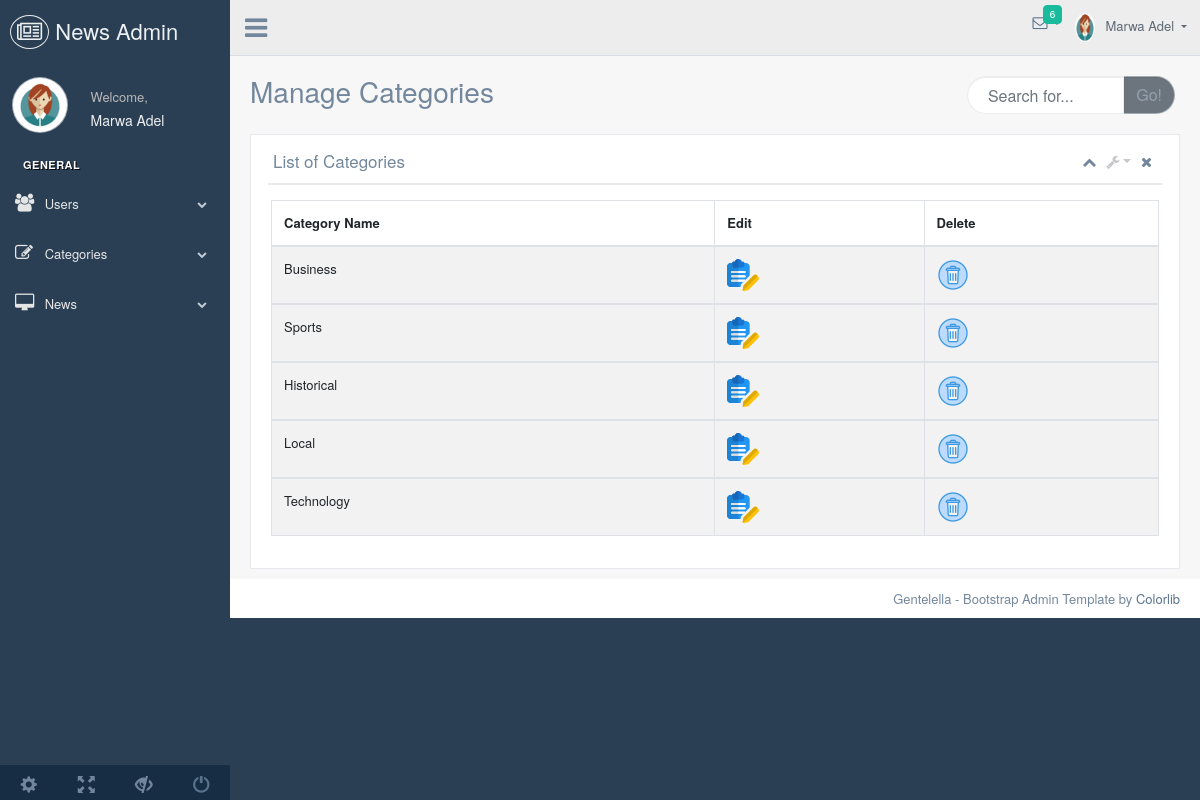
/admin/categories.php (signed in), run on the app's committed database.
### tables this page shows
CREATE TABLE `categories` (
  `id` int(11) NOT NULL,
  `categoryname` varchar(50) NOT NULL
);

### admin/categories.php (the view, shortened to what this page needs)
<?php
  try{
    include_once("includes/conn.php");
    $sql = "SELECT * FROM `categories`";
    $stmt = $conn->prepare($sql);
    $stmt->execute();
  }catch(PDOException $e){
    echo "Connection failed: " . $e->getMessage();
  }
?>
<!DOCTYPE html>
<html lang="en">
  <head>
    <link href="vendors/bootstrap/dist/css/bootstrap.min.css" rel="stylesheet">
    <link href="vendors/font-awesome/css/font-awesome.min.css" rel="stylesheet">
    <link href="vendors/nprogress/nprogress.css" rel="stylesheet">
    <link href="vendors/iCheck/skins/flat/green.css" rel="stylesheet">
    <link href="vendors/datatables.net-bs/css/dataTables.bootstrap.min.css" rel="stylesheet">
    <link href="vendors/datatables.net-buttons-bs/css/buttons.bootstrap.min.css" rel="stylesheet">
    <link href="vendors/datatables.net-fixedheader-bs/css/fixedHeader.bootstrap.min.css" rel="stylesheet">
    <link href="vendors/datatables.net-responsive-bs/css/responsive.bootstrap.min.css" rel="stylesheet">
    <link href="vendors/datatables.net-scroller-bs/css/scroller.bootstrap.min.css" rel="stylesheet">
    <link href="build/css/custom.min.css" rel="stylesheet">
  </head>
  <body class="nav-md">
    <div class="container body">
      <div class="main_container">
		    <?php
          include_once("includes/nav.php");
        ?>
        <div class="right_col" role="main">
          <div class="">
            <div class="page-title">
              <div class="title_left">
                <h3>Manage Categories</h3>
              </div>
              <div class="title_right">
                <div class="col-md-5 col-sm-5 col-xs-12 form-group pull-right top_search">
                  <div class="input-group">
                    <input type="text" class="form-control" placeholder="Search for...">
                    <span class="input-group-btn">
                      <button class="btn btn-secondary" type="button">Go!</button>
                    </span>
                  </div>
                </div>
              </div>
            </div>
            <div class="clearfix"></div>
            <div class="row">
              <div class="col-md-12 col-sm-12 ">
                <div class="x_panel">
                  <div class="x_title">
                    <h2>List of Categories</h2>
                    <ul class="nav navbar-right panel_toolbox">
                      <li><a class="collapse-link"><i class="fa fa-chevron-up"></i></a>
                      </li>
                      <li class="dropdown">
                        <a href="#" class="dropdown-toggle" data-toggle="dropdown" role="button" aria-expanded="false"><i class="fa fa-wrench"></i></a>
                      </li>
                      <li><a class="close-link"><i class="fa fa-close"></i></a>
                      </li>
                    </ul>
                    <div class="clearfix"></div>
                  </div>
                  <div class="x_content">
                      <div class="row">
                          <div class="col-sm-12">
                            <div class="card-box table-responsive">
                    <table id="datatable" class="table table-striped table-bordered" style="width:100%">
                      <thead>
                        <tr>
                          <th>Category Name</th>
                          <th>Edit</th>
                          <th>Delete</th>
                        </tr>
                      </thead>
                      <?php
                        foreach($stmt->fetchAll() as $category){
                          $categoryName = $category["categoryname"];
                          $id= $category["id"];
                      ?>
                      <tbody>
                        <tr>
                          <td><?php echo $categoryName ?></td>
                          <td><a href="editCategory.php?id=<?php echo $id ?>"><img src="./images/edit.png" alt="Edit"></a></td>
                          <td><a href="deleteCategory.php?id=<?php echo $id ?>" onclick="return confirm('Are you sure you want to delete?')"><img src="./images/delete.png" alt="Delete"></a></td>
                        </tr>
                      <?php
                        }
                      ?>
                      </tbody>
                    </table>
                  </div>
                  </div>
              </div>
            </div>
                </div>
              </div>
            </div>
          </div>
        </div>
        <footer>
          <div class="pull-right">
            Gentelella - Bootstrap Admin Template by <a href="https://colorlib.com">Colorlib</a>
          </div>
          <div class="clearfix"></div>
        </footer>
      </div>
    </div>
  </body>
</html>

### data on the page
categories: categoryname "Business"
categories: categoryname "Sports"
categories: categoryname "Historical"
categories: categoryname "Local"
categories: categoryname "Technology"

### other printed values
$_SESSION['FullName'] "Marwa Adel"
